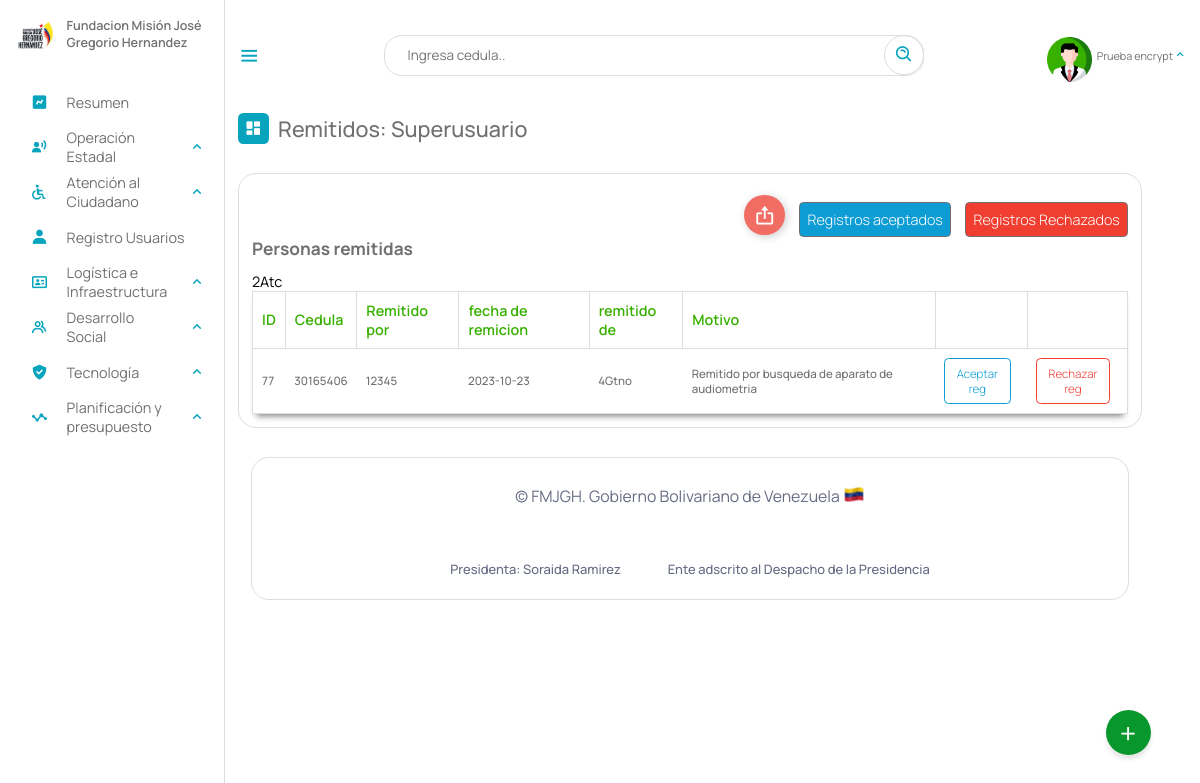
The app's page /Escritorio/01-remitidos_a.php (signed in), older data.
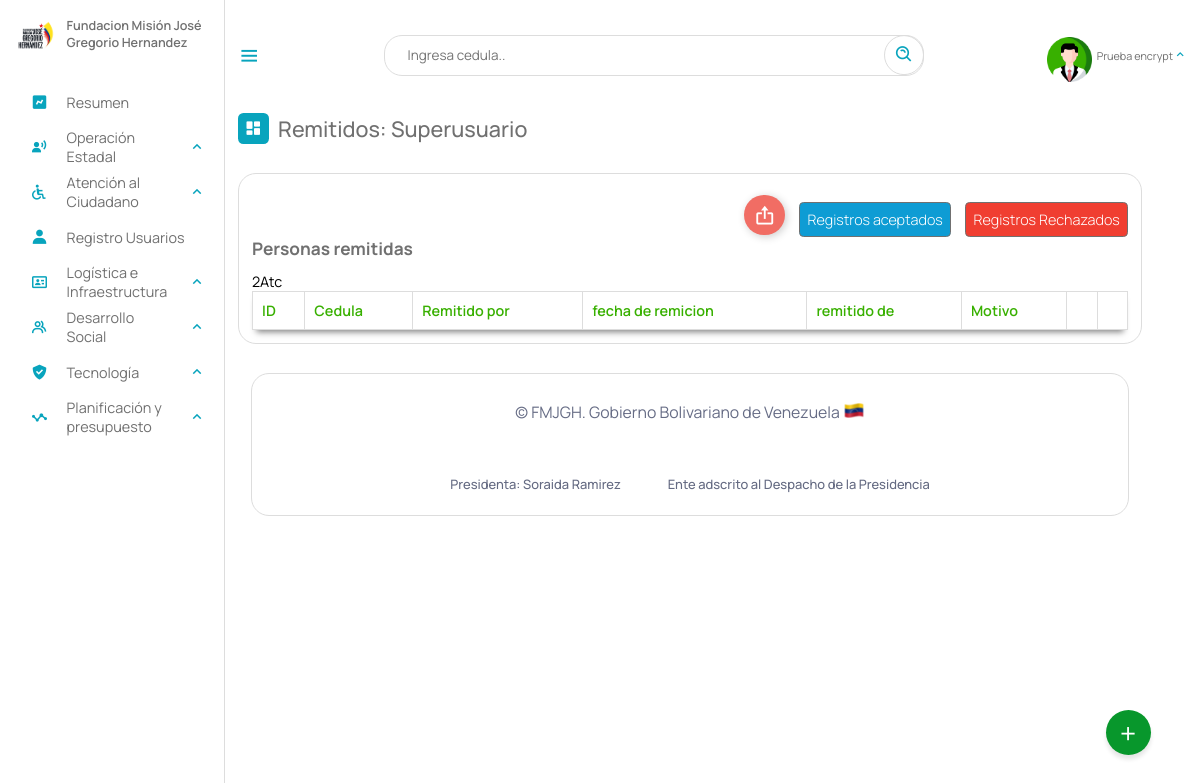
The same page, newer data.
### tables this page shows
CREATE TABLE `remitidos` (
  `id` int(11) NOT NULL AUTO_INCREMENT,
  `cedula` int(12) NOT NULL,
  `departamento` varchar(5) NOT NULL,
  `coordinacion` varchar(12) DEFAULT NULL,
  `por` text NOT NULL,
  `gerencia_remitente` varchar(5) NOT NULL,
  `fecha` date NOT NULL,
  `motivo` text NOT NULL,
  `statu` text DEFAULT NULL,
  PRIMARY KEY (`id`),
  KEY `cedula` (`cedula`),
  KEY `departamento` (`departamento`),
  KEY `gerencia_remitente` (`gerencia_remitente`),
  KEY `coordinacion` (`coordinacion`),
  CONSTRAINT `remitidos_ibfk_1` FOREIGN KEY (`coordinacion`) REFERENCES `coordinaciones_estadales` (`id`) ON DELETE CASCADE
);

### php/6-remitir.php (called while the page is built, shortened)
<?php
include_once("ManejadorBD.php");
class remitido extends ManejadorBD{
        private $departamento;
        private $cnn;
        public function __construct($tipoConexion){
            $this->cnn = parent::conectar($tipoConexion);
        }
		public function setdepartamento($departamento)
		{
		    $this->departamento = $departamento;
		}
		public function consultarTodosRemitidoss(){
			try{
				$stmt = $this->cnn->prepare("SELECT * FROM remitidos WHERE departamento = :departamento and statu IS NULL ");
				$stmt->setFetchMode(PDO::FETCH_ASSOC);
				$stmt->bindParam(':departamento', $this->departamento);
				$stmt->execute();
				return $stmt->fetchAll();
	        }catch(PDOException $error) {
				echo "Error: ejecutando consulta SQL.".$error->getMessage();
				exit();
	        }
		}
}

### php/ManejadorBD.php (called while the page is built, shortened)
<?php
	class ManejadorBD extends PDO {
		public $srv	= SRV;
		public $usr	= USR;
		public $pas	= PAS;
		public $dbn	= BDN;
		public function conectar($tipoConexion){
			try{
				switch ($tipoConexion) {
				    case 1:
				        $dsn = "mysql:host=$this->srv;dbname=$this->dbn";
				        break;
				}
				$dbh = new PDO($dsn, $this->usr, $this->pas);
    			$dbh->setAttribute(PDO::ATTR_ERRMODE, PDO::ERRMODE_EXCEPTION);
			}catch(PDOException $error){
                echo "Error al Conectar con la Base de Datos: ".$error->getMessage();
                exit();
			}
            $this->conexionBD = $dbh;
			return $this->conexionBD;
		}
	}
?>

### Escritorio/01-remitidos_a.php (the view, shortened to what this page needs)
<?php
include_once("partearriba.php");
?>
<div class="dash-contenido">
    <div class="overview">
        <div class="titulo">
            <i class='bx bxs-dashboard'> </i>
            <span class="link-name">Remitidos: <?php echo $rol ?></span>
        </div>
    </div>
    <div class="tabla-atencion">
        <div class="personas-conatencion" style="justify-content:right; align-items: baseline">
            <div class="botones__especiales">
                    <button class="Btn export">
                        <div class="sign">
                            <i class='bx bx-export'></i>
                        </div>
                    </button>
                </div>
            <a class="enlace" style="background-color: #0e9cd4; color:#fff" href="">Registros aceptados</a>
            <a class="enlace" style="background-color: #f03e31; color:#fff" href="">Registros Rechazados</a>
        </div>
        <h2>Personas remitidas</h2>
        <table>
            <thead>
                <tr>
                    <th>ID</th>
                    <th>Cedula</th>
                    <th>Remitido por</th>
                    <th>fecha de remicion</th>
                    <th>remitido de</th>
                    <th>Motivo</th>
                    <th></th>
                    <th></th>
                </tr>
            </thead>
            <tbody>
                <?php
                include_once("../php/6-remitir.php");
                $aten = new remitido(1);
                $aten->setdepartamento($gerencia);
                if($rol =="Superusuario" || $rol =="Administrador" || $rol =="coorA" || $gerencia =="2Atc"){
                    $consulta = $aten->consultarTodosRemitidoss();
                }else{
                    $aten->setcoordinacion($coordi);
                    $consulta = $aten->consultarTodosRemitidossXCoordinacion();
                }
                if ($consulta) {
                    foreach ($consulta as $registros) {
                ?>
                        <tr>
                            <td><?php echo $registros["id"] ?></td>
                            <td><?php echo $registros["cedula"] ?></td>
                            <td><?php echo $registros["por"] ?></td>
                            <td><?php echo $registros["fecha"] ?></td>
                            <td><?php echo $registros["gerencia_remitente"] ?></td>
                            <td><?php echo $registros["motivo"] ?></td>
                            <td><a href="--aceptar_infraestructura.php?id=<?php echo  $registros["id"]; ?>" class="remitir" id="aceptar">Aceptar reg</a></td>
                            <td><a href="--rechazar_remitidos.php?id=<?php echo  $registros["id"]; ?>" class="eliminar" id="rechazar">Rechazar reg</a></td>
                        </tr>
                <?php
                    }
                }
                ?>
            </tbody>
        </table>
    </div>
</div>
<?php
include_once("parteabajo.php");
?>

Row changes from the older to the newer data that the page shows:
no longer on this page (row edited): remitidos: id "77", cedula "30165406", por "12345", fecha "2023-10-23", gerencia_remitente "4Gtno", motivo "Remitido por busqueda de aparato de audiometria"
